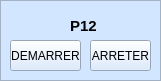
   <widget class="QFrame" name="frame_4">
    <property name="geometry">
     <rect>
      <x>20</x>
      <y>300</y>
      <width>161</width>
      <height>81</height>
     </rect>
    </property>
    <property name="palette">
     <palette>
      <active>
       <colorrole role="WindowText">
        <brush brushstyle="SolidPattern">
         <color alpha="255">
          <red>0</red>
          <green>0</green>
          <blue>0</blue>
         </color>
        </brush>
       </colorrole>
       <colorrole role="Button">
        <brush brushstyle="SolidPattern">
         <color alpha="255">
          <red>211</red>
          <green>230</green>
          <blue>255</blue>
         </color>
        </brush>
       </colorrole>
       <colorrole role="Light">
        <brush brushstyle="SolidPattern">
         <color alpha="255">
          <red>255</red>
          <green>255</green>
          <blue>255</blue>
         </color>
        </brush>
       </colorrole>
       <colorrole role="Midlight">
        <brush brushstyle="SolidPattern">
         <color alpha="255">
          <red>233</red>
          <green>242</green>
          <blue>255</blue>
         </color>
        </brush>
       </colorrole>
       <colorrole role="Dark">
        <brush brushstyle="SolidPattern">
         <color alpha="255">
          <red>105</red>
          <green>115</green>
          <blue>127</blue>
         </color>
        </brush>
       </colorrole>
       <colorrole role="Mid">
        <brush brushstyle="SolidPattern">
         <color alpha="255">
          <red>141</red>
          <green>153</green>
          <blue>170</blue>
         </color>
        </brush>
       </colorrole>
       <colorrole role="Text">
        <brush brushstyle="SolidPattern">
         <color alpha="255">
          <red>0</red>
          <green>0</green>
          <blue>0</blue>
         </color>
        </brush>
       </colorrole>
       <colorrole role="BrightText">
        <brush brushstyle="SolidPattern">
         <color alpha="255">
          <red>255</red>
          <green>255</green>
          <blue>255</blue>
         </color>
        </brush>
       </colorrole>
       <colorrole role="ButtonText">
        <brush brushstyle="SolidPattern">
         <color alpha="255">
          <red>0</red>
          <green>0</green>
          <blue>0</blue>
         </color>
        </brush>
       </colorrole>
       <colorrole role="Base">
        <brush brushstyle="SolidPattern">
         <color alpha="255">
          <red>255</red>
          <green>255</green>
          <blue>255</blue>
         </color>
        </brush>
       </colorrole>
       <colorrole role="Window">
        <brush brushstyle="SolidPattern">
         <color alpha="255">
          <red>211</red>
          <green>230</green>
          <blue>255</blue>
         </color>
        </brush>
       </colorrole>
       <colorrole role="Shadow">
        <brush brushstyle="SolidPattern">
         <color alpha="255">
          <red>0</red>
          <green>0</green>
          <blue>0</blue>
         </color>
        </brush>
       </colorrole>
       <colorrole role="AlternateBase">
        <brush brushstyle="SolidPattern">
         <color alpha="255">
          <red>233</red>
          <green>242</green>
          <blue>255</blue>
         </color>
        </brush>
       </colorrole>
       <colorrole role="ToolTipBase">
        <brush brushstyle="SolidPattern">
         <color alpha="255">
          <red>255</red>
          <green>255</green>
          <blue>220</blue>
         </color>
        </brush>
       </colorrole>
       <colorrole role="ToolTipText">
        <brush brushstyle="SolidPattern">
         <color alpha="255">
          <red>0</red>
          <green>0</green>
          <blue>0</blue>
         </color>
        </brush>
       </colorrole>
       <colorrole role="PlaceholderText">
        <brush brushstyle="SolidPattern">
         <color alpha="128">
          <red>0</red>
          <green>0</green>
          <blue>0</blue>
         </color>
        </brush>
       </colorrole>
      </active>
      <inactive>
       <colorrole role="WindowText">
        <brush brushstyle="SolidPattern">
         <color alpha="255">
          <red>0</red>
          <green>0</green>
          <blue>0</blue>
         </color>
        </brush>
       </colorrole>
       <colorrole role="Button">
        <brush brushstyle="SolidPattern">
         <color alpha="255">
          <red>211</red>
          <green>230</green>
          <blue>255</blue>
         </color>
        </brush>
       </colorrole>
       <colorrole role="Light">
        <brush brushstyle="SolidPattern">
         <color alpha="255">
          <red>255</red>
          <green>255</green>
          <blue>255</blue>
         </color>
        </brush>
       </colorrole>
       <colorrole role="Midlight">
        <brush brushstyle="SolidPattern">
         <color alpha="255">
          <red>233</red>
          <green>242</green>
          <blue>255</blue>
         </color>
        </brush>
       </colorrole>
       <colorrole role="Dark">
        <brush brushstyle="SolidPattern">
         <color alpha="255">
          <red>105</red>
          <green>115</green>
          <blue>127</blue>
         </color>
        </brush>
       </colorrole>
       <colorrole role="Mid">
        <brush brushstyle="SolidPattern">
         <color alpha="255">
          <red>141</red>
          <green>153</green>
          <blue>170</blue>
         </color>
        </brush>
       </colorrole>
       <colorrole role="Text">
        <brush brushstyle="SolidPattern">
         <color alpha="255">
          <red>0</red>
          <green>0</green>
          <blue>0</blue>
         </color>
        </brush>
       </colorrole>
       <colorrole role="BrightText">
        <brush brushstyle="SolidPattern">
         <color alpha="255">
          <red>255</red>
          <green>255</green>
          <blue>255</blue>
         </color>
        </brush>
       </colorrole>
       <colorrole role="ButtonText">
        <brush brushstyle="SolidPattern">
         <color alpha="255">
          <red>0</red>
          <green>0</green>
          <blue>0</blue>
         </color>
        </brush>
       </colorrole>
       <colorrole role="Base">
        <brush brushstyle="SolidPattern">
         <color alpha="255">
          <red>255</red>
          <green>255</green>
          <blue>255</blue>
         </color>
        </brush>
       </colorrole>
       <colorrole role="Window">
        <brush brushstyle="SolidPattern">
         <color alpha="255">
          <red>211</red>
          <green>230</green>
          <blue>255</blue>
         </color>
        </brush>
       </colorrole>
       <colorrole role="Shadow">
        <brush brushstyle="SolidPattern">
         <color alpha="255">
          <red>0</red>
          <green>0</green>
          <blue>0</blue>
         </color>
        </brush>
       </colorrole>
       <colorrole role="AlternateBase">
        <brush brushstyle="SolidPattern">
         <color alpha="255">
          <red>233</red>
          <green>242</green>
          <blue>255</blue>
         </color>
        </brush>
       </colorrole>
       <colorrole role="ToolTipBase">
        <brush brushstyle="SolidPattern">
         <color alpha="255">
          <red>255</red>
          <green>255</green>
          <blue>220</blue>
         </color>
        </brush>
       </colorrole>
       <colorrole role="ToolTipText">
        <brush brushstyle="SolidPattern">
         <color alpha="255">
          <red>0</red>
          <green>0</green>
          <blue>0</blue>
         </color>
        </brush>
       </colorrole>
       <colorrole role="PlaceholderText">
        <brush brushstyle="SolidPattern">
         <color alpha="128">
          <red>0</red>
          <green>0</green>
          <blue>0</blue>
         </color>
        </brush>
       </colorrole>
      </inactive>
      <disabled>
       <colorrole role="WindowText">
        <brush brushstyle="SolidPattern">
         <color alpha="255">
          <red>105</red>
          <green>115</green>
          <blue>127</blue>
         </color>
        </brush>
       </colorrole>
       <colorrole role="Button">
        <brush brushstyle="SolidPattern">
         <color alpha="255">
          <red>211</red>
          <green>230</green>
          <blue>255</blue>
         </color>
        </brush>
       </colorrole>
       <colorrole role="Light">
        <brush brushstyle="SolidPattern">
         <color alpha="255">
          <red>255</red>
          <green>255</green>
          <blue>255</blue>
         </color>
        </brush>
       </colorrole>
       <colorrole role="Midlight">
        <brush brushstyle="SolidPattern">
         <color alpha="255">
          <red>233</red>
          <green>242</green>
          <blue>255</blue>
         </color>
        </brush>
       </colorrole>
       <colorrole role="Dark">
        <brush brushstyle="SolidPattern">
         <color alpha="255">
          <red>105</red>
          <green>115</green>
          <blue>127</blue>
         </color>
        </brush>
       </colorrole>
       <colorrole role="Mid">
        <brush brushstyle="SolidPattern">
         <color alpha="255">
          <red>141</red>
          <green>153</green>
          <blue>170</blue>
         </color>
        </brush>
       </colorrole>
       <colorrole role="Text">
        <brush brushstyle="SolidPattern">
         <color alpha="255">
          <red>105</red>
          <green>115</green>
          <blue>127</blue>
         </color>
        </brush>
       </colorrole>
       <colorrole role="BrightText">
        <brush brushstyle="SolidPattern">
         <color alpha="255">
          <red>255</red>
          <green>255</green>
          <blue>255</blue>
         </color>
        </brush>
       </colorrole>
       <colorrole role="ButtonText">
        <brush brushstyle="SolidPattern">
         <color alpha="255">
          <red>105</red>
          <green>115</green>
          <blue>127</blue>
         </color>
        </brush>
       </colorrole>
       <colorrole role="Base">
        <brush brushstyle="SolidPattern">
         <color alpha="255">
          <red>211</red>
          <green>230</green>
          <blue>255</blue>
         </color>
        </brush>
       </colorrole>
       <colorrole role="Window">
        <brush brushstyle="SolidPattern">
         <color alpha="255">
          <red>211</red>
          <green>230</green>
          <blue>255</blue>
         </color>
        </brush>
       </colorrole>
       <colorrole role="Shadow">
        <brush brushstyle="SolidPattern">
         <color alpha="255">
          <red>0</red>
          <green>0</green>
          <blue>0</blue>
         </color>
        </brush>
       </colorrole>
       <colorrole role="AlternateBase">
        <brush brushstyle="SolidPattern">
         <color alpha="255">
          <red>211</red>
          <green>230</green>
          <blue>255</blue>
         </color>
        </brush>
       </colorrole>
       <colorrole role="ToolTipBase">
        <brush brushstyle="SolidPattern">
         <color alpha="255">
          <red>255</red>
          <green>255</green>
          <blue>220</blue>
         </color>
        </brush>
       </colorrole>
       <colorrole role="ToolTipText">
        <brush brushstyle="SolidPattern">
         <color alpha="255">
          <red>0</red>
          <green>0</green>
          <blue>0</blue>
         </color>
        </brush>
       </colorrole>
       <colorrole role="PlaceholderText">
        <brush brushstyle="SolidPattern">
         <color alpha="128">
          <red>0</red>
          <green>0</green>
          <blue>0</blue>
         </color>
        </brush>
       </colorrole>
      </disabled>
     </palette>
    </property>
    <property name="autoFillBackground">
     <bool>true</bool>
    </property>
    <property name="frameShape">
     <enum>QFrame::StyledPanel</enum>
    </property>
    <property name="frameShadow">
     <enum>QFrame::Raised</enum>
    </property>
    <widget class="QPushButton" name="pushButton_7">
     <property name="geometry">
      <rect>
       <x>10</x>
       <y>40</y>
       <width>71</width>
       <height>31</height>
      </rect>
     </property>
     <property name="text">
      <string>DEMARRER</string>
     </property>
    </widget>
    <widget class="QLabel" name="label_4">
     <property name="geometry">
      <rect>
       <x>70</x>
       <y>10</y>
       <width>31</width>
       <height>31</height>
      </rect>
     </property>
     <property name="font">
      <font>
       <pointsize>11</pointsize>
       <weight>75</weight>
       <bold>true</bold>
      </font>
     </property>
     <property name="text">
      <string>P12</string>
     </property>
    </widget>
    <widget class="QPushButton" name="pushButton_8">
     <property name="geometry">
      <rect>
       <x>90</x>
       <y>40</y>
       <width>61</width>
       <height>31</height>
      </rect>
     </property>
     <property name="text">
      <string>ARRETER</string>
     </property>
    </widget>
   </widget>
